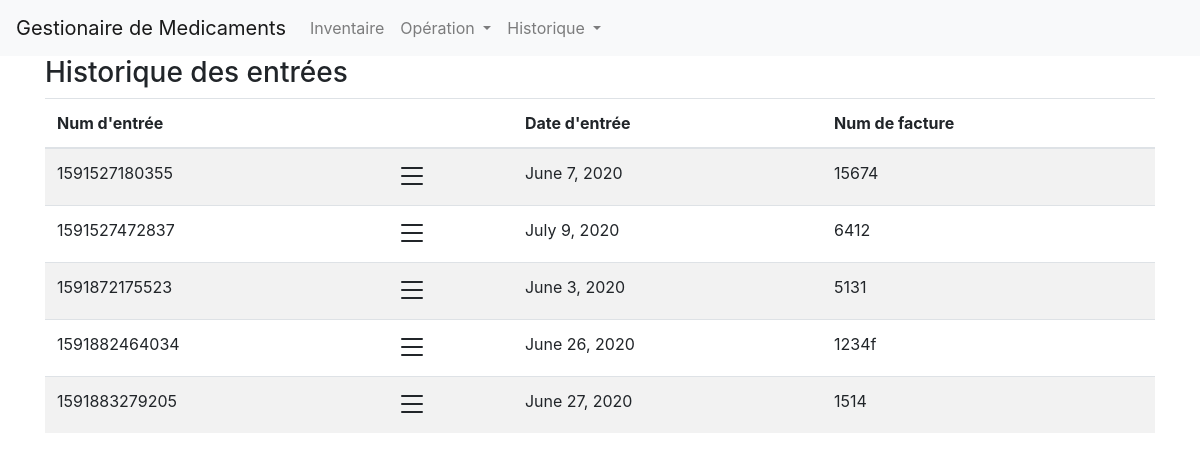
The app's page /entries_history/, older data.
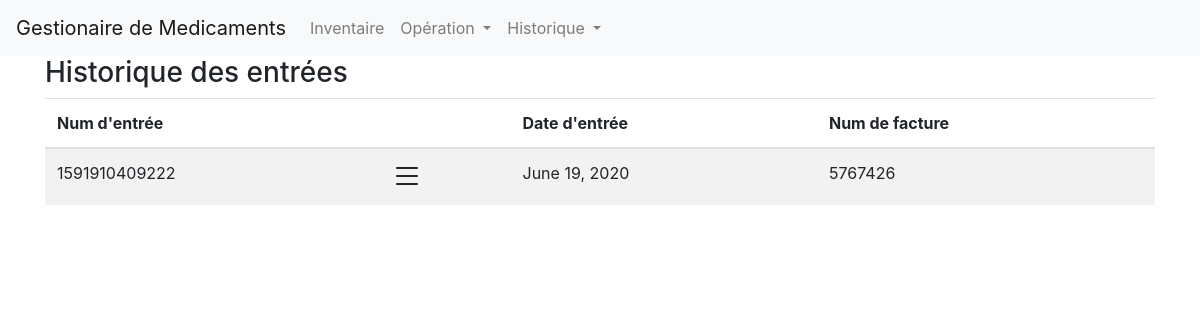
The same page, newer data.
### main/models.py (models this page shows, shortened)
class Entry(models.Model):
    number = models.CharField(max_length=30, default='-------')
    bill_number = models.CharField(max_length=30, default='-------')
    date = models.DateField()

### main/views.py (the view)
# urls.py: path('entries_history/', main_views.entries_history, name="entries-history"),
def entries_history(request):
    entries = Entry.objects.all()
    context = {
        'entries': entries
    }
    return render(request, "main/entries_history.html", context)

### main/templates/main/entries_history.html (shortened to what this page needs)
{% extends 'main/base.html' %}
{% block content %}
<div class="container">
	<h3>Historique des entrées</h3>
	<table class="table table-striped">
		<thead>
			<th>Num d'entrée</th>
			<th></th>
			<th>Date d'entrée</th>
			<th>Num de facture</th>
		</thead>
		<tbody>
			{% for entry in entries %}
			<tr>
				<td class="number-cell">{{entry.number}}</td>
				<td>
					<a class="details-button" style="cursor: pointer;">
					</a>
				</td>
				<td>{{entry.date}}</td>
				<td>{{entry.bill_number}}</td>
			</tr>
			{% endfor %}
		</tbody>
	</table>
</div>
{% endblock %}

### main/templates/main/base.html (shortened to what this page needs)
{% load static %}
<!doctype html>
<html lang="en">
<head>
    <link rel="stylesheet" href="{% static 'main/bootstrap.min.css' %}">
    <link rel="stylesheet" href="{% static 'main/bootstrap-select.min.css' %}">
    <link rel="stylesheet" href="{% static 'main/bootstrap-datepicker.min.css' %}">
</head>
<body>
    <nav class="navbar navbar-expand-lg navbar-light bg-light">
        <a class="navbar-brand" href="#">Gestionaire de Medicaments</a>
        <div class="collapse navbar-collapse" id="navbarSupportedContent">
            <ul class="navbar-nav mr-auto">
                <li class="nav-item"><a class="nav-link" href="{% url 'home' %}">Inventaire</a></li>
                <li class="nav-item dropdown">
                    <a class="nav-link dropdown-toggle" href="#" id="navbarDropdown" role="button"
                        data-toggle="dropdown" aria-haspopup="true" aria-expanded="false">
                        Opération
                    </a>
                </li>
                <li class="nav-item dropdown">
                    <a class="nav-link dropdown-toggle" href="#" id="navbarDropdown" role="button"
                        data-toggle="dropdown" aria-haspopup="true" aria-expanded="false">
                        Historique
                    </a>
                </li>
            </ul>
        </div>
    </nav>
    {% block content %}{% endblock %}
</body>
</html>

Row changes from the older to the newer data that the page shows:
removed Entry: number "1591527180355", date "June 7, 2020", bill_number "15674"
removed Entry: number "1591527472837", date "July 9, 2020", bill_number "6412"
removed Entry: number "1591872175523", date "June 3, 2020", bill_number "5131"
removed Entry: number "1591882464034", date "June 26, 2020", bill_number "1234f"
removed Entry: number "1591883279205", date "June 27, 2020", bill_number "1514"
added Entry: number "1591910409222", date "June 19, 2020", bill_number "5767426"
